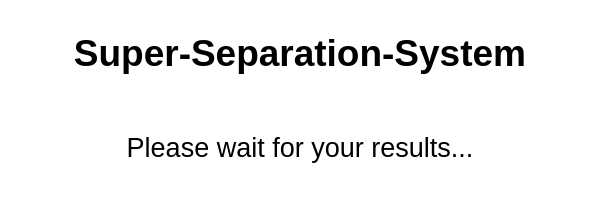
<?xml version="1.0" encoding="UTF-8"?>
<ui version="4.0">
 <class>LoadingWindow</class>
 <widget class="QMainWindow" name="LoadingWindow">
  <property name="geometry">
   <rect>
    <x>0</x>
    <y>0</y>
    <width>600</width>
    <height>200</height>
   </rect>
  </property>
  <property name="palette">
   <palette>
    <active>
     <colorrole role="Base">
      <brush brushstyle="SolidPattern">
       <color alpha="255">
        <red>255</red>
        <green>255</green>
        <blue>255</blue>
       </color>
      </brush>
     </colorrole>
     <colorrole role="Window">
      <brush brushstyle="SolidPattern">
       <color alpha="255">
        <red>255</red>
        <green>255</green>
        <blue>255</blue>
       </color>
      </brush>
     </colorrole>
    </active>
    <inactive>
     <colorrole role="Base">
      <brush brushstyle="SolidPattern">
       <color alpha="255">
        <red>255</red>
        <green>255</green>
        <blue>255</blue>
       </color>
      </brush>
     </colorrole>
     <colorrole role="Window">
      <brush brushstyle="SolidPattern">
       <color alpha="255">
        <red>255</red>
        <green>255</green>
        <blue>255</blue>
       </color>
      </brush>
     </colorrole>
    </inactive>
    <disabled>
     <colorrole role="Base">
      <brush brushstyle="SolidPattern">
       <color alpha="255">
        <red>255</red>
        <green>255</green>
        <blue>255</blue>
       </color>
      </brush>
     </colorrole>
     <colorrole role="Window">
      <brush brushstyle="SolidPattern">
       <color alpha="255">
        <red>255</red>
        <green>255</green>
        <blue>255</blue>
       </color>
      </brush>
     </colorrole>
    </disabled>
   </palette>
  </property>
  <property name="windowTitle">
   <string>Super-Separation-System - please wait</string>
  </property>
  <widget class="QWidget" name="centralwidget">
   <layout class="QVBoxLayout" name="verticalLayout" stretch="0,0">
    <item>
     <widget class="QLabel" name="label">
      <property name="font">
       <font>
        <family>Segoe UI</family>
        <pointsize>28</pointsize>
        <weight>75</weight>
        <bold>true</bold>
       </font>
      </property>
      <property name="text">
       <string>Super-Separation-System</string>
      </property>
      <property name="alignment">
       <set>Qt::AlignCenter</set>
      </property>
     </widget>
    </item>
    <item>
     <widget class="QLabel" name="label_2">
      <property name="palette">
       <palette>
        <active>
         <colorrole role="Base">
          <brush brushstyle="SolidPattern">
           <color alpha="255">
            <red>255</red>
            <green>255</green>
            <blue>255</blue>
           </color>
          </brush>
         </colorrole>
         <colorrole role="Window">
          <brush brushstyle="SolidPattern">
           <color alpha="255">
            <red>255</red>
            <green>255</green>
            <blue>255</blue>
           </color>
          </brush>
         </colorrole>
        </active>
        <inactive>
         <colorrole role="Base">
          <brush brushstyle="SolidPattern">
           <color alpha="255">
            <red>255</red>
            <green>255</green>
            <blue>255</blue>
           </color>
          </brush>
         </colorrole>
         <colorrole role="Window">
          <brush brushstyle="SolidPattern">
           <color alpha="255">
            <red>255</red>
            <green>255</green>
            <blue>255</blue>
           </color>
          </brush>
         </colorrole>
        </inactive>
        <disabled>
         <colorrole role="Base">
          <brush brushstyle="SolidPattern">
           <color alpha="255">
            <red>255</red>
            <green>255</green>
            <blue>255</blue>
           </color>
          </brush>
         </colorrole>
         <colorrole role="Window">
          <brush brushstyle="SolidPattern">
           <color alpha="255">
            <red>255</red>
            <green>255</green>
            <blue>255</blue>
           </color>
          </brush>
         </colorrole>
        </disabled>
       </palette>
      </property>
      <property name="font">
       <font>
        <family>Segoe UI</family>
        <pointsize>20</pointsize>
       </font>
      </property>
      <property name="text">
       <string>Please wait for your results...</string>
      </property>
      <property name="alignment">
       <set>Qt::AlignCenter</set>
      </property>
     </widget>
    </item>
   </layout>
  </widget>
 </widget>
 <resources/>
 <connections/>
</ui>
